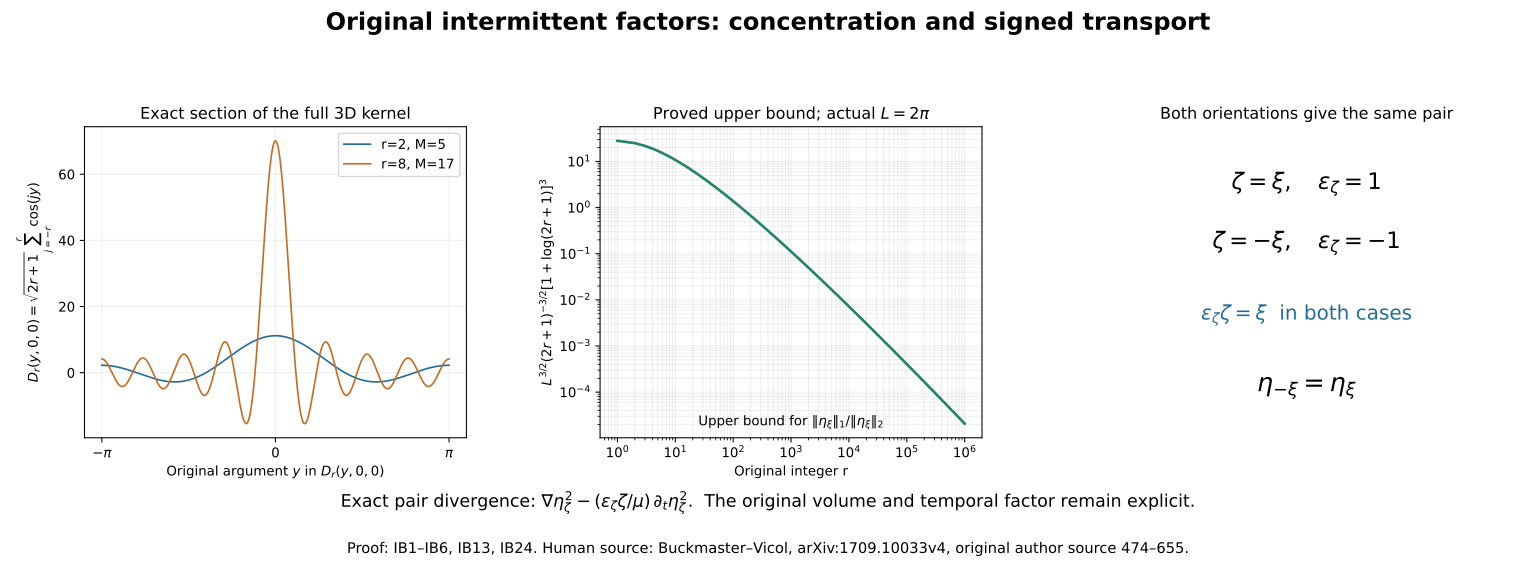

Generate this figure with Python:
"""Original Dirichlet sections and proved norm envelope, with exact signed pair."""
from pathlib import Path
import numpy as np
import matplotlib
matplotlib.use('Agg')
import matplotlib.pyplot as plt
out=Path(__file__).resolve().parent
fig,axes=plt.subplots(1,3,figsize=(16,6))
fig.subplots_adjust(left=.055,right=.975,bottom=.24,top=.78,wspace=.35)
fig.suptitle('Original intermittent factors: concentration and signed transport',fontsize=18,weight='bold')
y=np.linspace(-np.pi,np.pi,2401)
for r,col in [(2,'#246d96'),(8,'#c26d25')]:
    M=2*r+1
    dr=np.sum(np.cos(np.outer(np.arange(-r,r+1),y)),axis=0)
    axes[0].plot(y,np.sqrt(M)*dr,label=f'r={r}, M={M}',color=col,lw=1.25)
axes[0].set_title('Exact section of the full 3D kernel',fontsize=12)
axes[0].set_xlabel(r'Original argument $y$ in $D_r(y,0,0)$')
axes[0].set_ylabel(r'$D_r(y,0,0)=\sqrt{2r+1}\sum_{j=-r}^r\cos(jy)$')
axes[0].set_xticks([-np.pi,0,np.pi],labels=[r'$-\pi$','0',r'$\pi$'])
axes[0].legend(fontsize=10);axes[0].grid(alpha=.2)
r=np.unique(np.rint(np.geomspace(1,10**6,1200)).astype(int));M=2*r+1;L=2*np.pi
bound=L**1.5*M.astype(float)**(-1.5)*(1+np.log(M))**3
axes[1].loglog(r,bound,color='#26826e',lw=2)
axes[1].set_title(r'Proved upper bound; actual $L=2\pi$',fontsize=12)
axes[1].set_xlabel('Original integer r')
axes[1].set_ylabel(r'$L^{3/2}(2r+1)^{-3/2}[1+\log(2r+1)]^3$')
axes[1].grid(alpha=.2,which='both')
axes[1].text(.5,.04,r'Upper bound for $\|\eta_\xi\|_1/\|\eta_\xi\|_2$',ha='center',transform=axes[1].transAxes,fontsize=10)
axes[2].axis('off')
axes[2].set_title('Both orientations give the same pair',fontsize=12)
axes[2].text(.5,.80,r'$\zeta=\xi,\quad\varepsilon_\zeta=1$',ha='center',fontsize=17)
axes[2].text(.5,.61,r'$\zeta=-\xi,\quad\varepsilon_\zeta=-1$',ha='center',fontsize=17)
axes[2].text(.5,.38,r'$\varepsilon_\zeta\zeta=\xi$  in both cases',ha='center',fontsize=15,color='#246d96')
axes[2].text(.5,.15,r'$\eta_{-\xi}=\eta_\xi$',ha='center',fontsize=19)
fig.text(.5,.12,r'Exact pair divergence: $\nabla\eta_\zeta^2-(\varepsilon_\zeta\zeta/\mu)\,\partial_t\eta_\zeta^2$.  The original volume and temporal factor remain explicit.',ha='center',fontsize=13)
fig.text(.5,.04,'Proof: IB1–IB6, IB13, IB24. Human source: Buckmaster–Vicol, arXiv:1709.10033v4, original author source 474–655.',ha='center',fontsize=11)
fig.savefig(out/'original-intermittent-factors.png',dpi=150)
fig.savefig(out/'original-intermittent-factors.svg')
